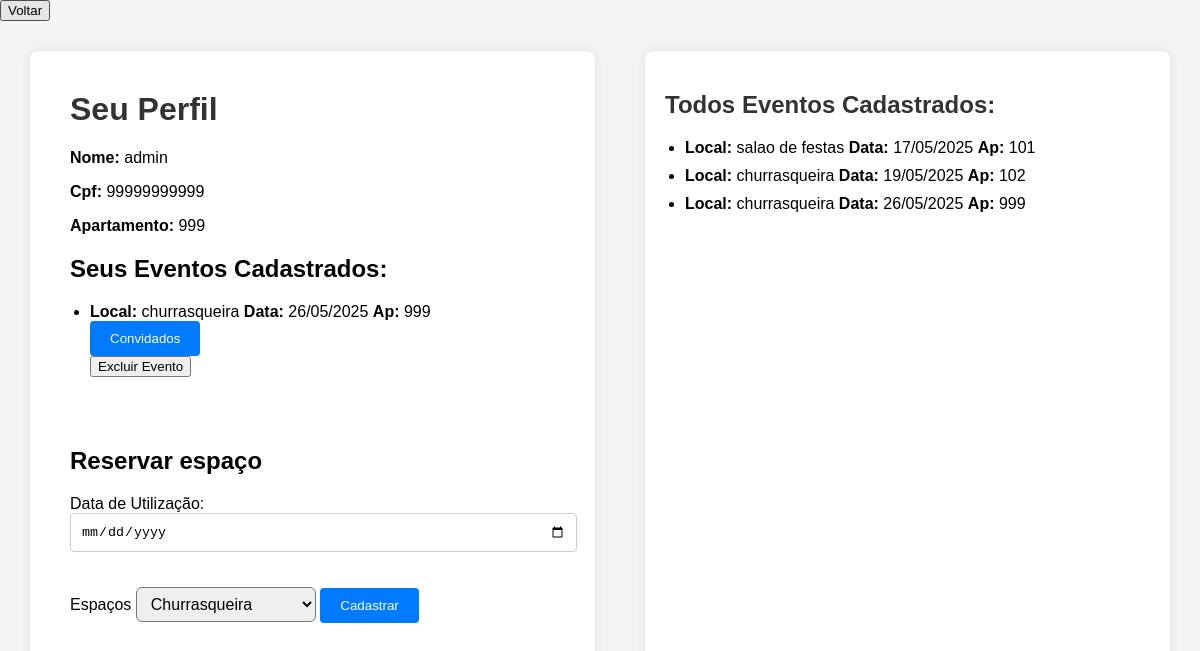
The page /cadastro_evento (signed in) on the database its author committed.
### app.py (models this page shows)
class Espaco(db.Model):
    __tablename__ = 'agendamento_evento'
    id = db.Column(db.Integer, primary_key=True)
    cpf_morador = db.Column(db.Integer, nullable=False)
    data = db.Column(db.DateTime, nullable = False)
    local = db.Column(db.Integer)
    ambientes = db.Column(db.String(50), nullable=False)
    apartamento = db.Column(db.String(10), nullable=False)
    convidados = db.relationship('ConvidadoEvento', backref='evento', cascade='all, delete-orphan')

### app.py (the view)
@app.route('/cadastro_evento', methods=['GET', 'POST'])
def evento():
    nome_usuario = session.get('usuario_nome')
    cpf_morador = session.get('usuario_cpf')
    ap_morador = session.get('usuario_apartamento')
    error = request.args.get('error')
    eventos = Espaco.query.filter_by(cpf_morador=cpf_morador).all()
    todosEventos = Espaco.query.all()
    return render_template('cadastrar_evento.html', nome=nome_usuario , cpf = cpf_morador , apartamento = ap_morador , eventos = eventos , todosEventos = todosEventos , error = error)

### templates/cadastrar_evento.html (shortened to what this page needs)
<!DOCTYPE html>
<html lang="pt-br">
<head>
</head>
<body>
  <button onclick="window.location.href='/pinicial'">Voltar</button>
  <div class="container">
    <div class="formulario">
        <h1>Seu Perfil</h1>
            <div class="perfil-info">
              <p><strong>Nome:</strong> {{ nome }}</p>
              <p><strong>Cpf:</strong> {{ cpf }}</p>
              <p><strong>Apartamento:</strong> {{ apartamento }}</p>
            </div>
            <div class="eventos-cadastrados">
        <h2>Seus Eventos Cadastrados:</h2>
        <ul>
          {% for evento in eventos %}
            <li>
              <strong>Local:</strong> {{ evento.ambientes }}
              <strong>Data:</strong> {{ evento.data.strftime('%d/%m/%Y') }}
              <strong>Ap:</strong> {{ evento.apartamento }}
              <div>
                    <a href="{{ url_for('cadastrar_visitantes_Evento', id = evento['id'])}}">
                        <button>Convidados</button>
                    </a>
                            <form action="{{url_for('deleteEvento', id = evento['id'])}}" method="POST">
                            <input type="submit" value="Excluir Evento" class="btn btn-danger btn-sn"
                            onclick="return confirm('Tem certeza que deseja apagar esse evento?')">
                            </form>
              </div>
            </li>
          {% endfor %}
        </ul>
      </div>
          <form method="POST" action="/addEvento" class="espacamento-superior">
          <h2>{{ 'Editar Familiar' if familiar_editado else 'Reservar espaço' }}</h2>
          <label>Data de Utilização:</label>
          <input type="date" name="data_uso" required>
          <label>Espaços </label>
          <select name="select" id="" class="campo-select">
            <option value="churrasqueira">Churrasqueira</option>
          </select>
        <button type="submit">{{ 'Salvar' if familiar_editado else 'Cadastrar' }}</button>
      </form>
    </div>
    <div class="lista-convidados">
      <div class="eventos-cadastrados">
        <h2>Todos Eventos Cadastrados:</h2>
        <ul>
          {% for eventos in todosEventos %}
            <li>
              <strong>Local:</strong> {{ eventos.ambientes }}
              <strong>Data:</strong> {{ eventos.data.strftime('%d/%m/%Y') }}
              <strong>Ap:</strong> {{ eventos.apartamento }}
            </li>
          {% endfor %}
        </ul>
      </div>
    </div>
  </div>
</body>
</html>

### templates/cadastrar_evento.html (style rules this page uses)
body { font-family: Arial, sans-serif; margin: 0; background-color: #f4f4f4; }
.container { display: flex; padding: 30px; gap: 50px; }
.formulario { flex: 1; background-color: #ffffff; padding: 40px; border-radius: 8px; box-shadow: 0 0 10px rgba(0, 0, 0, 0.1); min-height: 80vh; }
.formulario h1 { margin-top: 0; color: #333; }
.formulario input[type="date"] { width: 100%; padding: 10px; margin-bottom: 35px; border-radius: 4px; border: 1px solid #ccc; }
.formulario button { padding: 10px 20px; border: none; background-color: #007BFF; color: white; border-radius: 4px; cursor: pointer; }
.espacamento-superior { margin-top: 70px; }
.campo-select { width: 180px; height: 35px; font-size: 16px; padding: 5px 10px; border-radius: 6px; }
.lista-convidados { flex: 1; background-color: #ffffff; padding: 20px; border-radius: 8px; max-height: 90vh; overflow-y: auto; box-shadow: 0 0 10px rgba(0, 0, 0, 0.1); display: flex; flex-direction: column; }
.eventos-cadastrados { margin-bottom: 30px; }
.eventos-cadastrados ul { list-style-type: disc; padding-left: 20px; }
.eventos-cadastrados li { margin-bottom: 10px; }
.lista-convidados h2 { color: #333; }

### rows shown on the page
Espaco: ambientes "churrasqueira", data "26/05/2025", apartamento "999"
Espaco: ambientes "salao de festas", data "17/05/2025", apartamento "101"
Espaco: ambientes "churrasqueira", data "19/05/2025", apartamento "102"

### other values the page prints
{{ nome }} "admin"
{{ cpf }} "99999999999"
{{ apartamento }} "999"
{{ 'Editar Familiar' if familiar_editado else 'Reservar espaço' }} "Reservar espaço"
{{ 'Salvar' if familiar_editado else 'Cadastrar' }} "Cadastrar"
